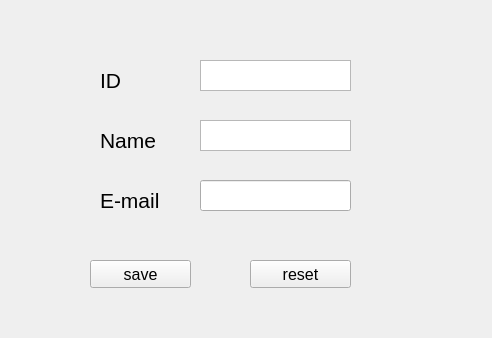
<?xml version="1.0" encoding="UTF-8"?>
<ui version="4.0">
 <class>Form</class>
 <widget class="QWidget" name="Form">
  <property name="geometry">
   <rect>
    <x>0</x>
    <y>0</y>
    <width>492</width>
    <height>338</height>
   </rect>
  </property>
  <property name="font">
   <font>
    <pointsize>10</pointsize>
   </font>
  </property>
  <property name="windowTitle">
   <string>Form</string>
  </property>
  <widget class="QLabel" name="idlabel">
   <property name="geometry">
    <rect>
     <x>100</x>
     <y>60</y>
     <width>41</width>
     <height>41</height>
    </rect>
   </property>
   <property name="font">
    <font>
     <pointsize>16</pointsize>
    </font>
   </property>
   <property name="text">
    <string>ID</string>
   </property>
  </widget>
  <widget class="QLabel" name="namelabel">
   <property name="geometry">
    <rect>
     <x>100</x>
     <y>120</y>
     <width>81</width>
     <height>41</height>
    </rect>
   </property>
   <property name="font">
    <font>
     <pointsize>16</pointsize>
    </font>
   </property>
   <property name="text">
    <string>Name</string>
   </property>
  </widget>
  <widget class="QLabel" name="emaillabel">
   <property name="geometry">
    <rect>
     <x>100</x>
     <y>180</y>
     <width>61</width>
     <height>41</height>
    </rect>
   </property>
   <property name="font">
    <font>
     <pointsize>16</pointsize>
    </font>
   </property>
   <property name="text">
    <string>E-mail</string>
   </property>
  </widget>
  <widget class="QTextEdit" name="idtext">
   <property name="geometry">
    <rect>
     <x>200</x>
     <y>60</y>
     <width>151</width>
     <height>31</height>
    </rect>
   </property>
   <property name="font">
    <font>
     <pointsize>10</pointsize>
    </font>
   </property>
   <property name="html">
    <string>&lt;!DOCTYPE HTML PUBLIC &quot;-//W3C//DTD HTML 4.0//EN&quot; &quot;http://www.w3.org/TR/REC-html40/strict.dtd&quot;&gt;
&lt;html&gt;&lt;head&gt;&lt;meta name=&quot;qrichtext&quot; content=&quot;1&quot; /&gt;&lt;style type=&quot;text/css&quot;&gt;
p, li { white-space: pre-wrap; }
&lt;/style&gt;&lt;/head&gt;&lt;body style=&quot; font-family:'MS Shell Dlg 2'; font-size:10pt; font-weight:400; font-style:normal;&quot;&gt;
&lt;p style=&quot;-qt-paragraph-type:empty; margin-top:0px; margin-bottom:0px; margin-left:0px; margin-right:0px; -qt-block-indent:0; text-indent:0px; font-size:12pt;&quot;&gt;&lt;br /&gt;&lt;/p&gt;&lt;/body&gt;&lt;/html&gt;</string>
   </property>
  </widget>
  <widget class="QTextEdit" name="nametext">
   <property name="geometry">
    <rect>
     <x>200</x>
     <y>120</y>
     <width>151</width>
     <height>31</height>
    </rect>
   </property>
   <property name="font">
    <font>
     <pointsize>10</pointsize>
    </font>
   </property>
   <property name="html">
    <string>&lt;!DOCTYPE HTML PUBLIC &quot;-//W3C//DTD HTML 4.0//EN&quot; &quot;http://www.w3.org/TR/REC-html40/strict.dtd&quot;&gt;
&lt;html&gt;&lt;head&gt;&lt;meta name=&quot;qrichtext&quot; content=&quot;1&quot; /&gt;&lt;style type=&quot;text/css&quot;&gt;
p, li { white-space: pre-wrap; }
&lt;/style&gt;&lt;/head&gt;&lt;body style=&quot; font-family:'MS Shell Dlg 2'; font-size:10pt; font-weight:400; font-style:normal;&quot;&gt;
&lt;p style=&quot;-qt-paragraph-type:empty; margin-top:0px; margin-bottom:0px; margin-left:0px; margin-right:0px; -qt-block-indent:0; text-indent:0px; font-size:12pt;&quot;&gt;&lt;br /&gt;&lt;/p&gt;&lt;/body&gt;&lt;/html&gt;</string>
   </property>
  </widget>
  <widget class="QPushButton" name="savebutton">
   <property name="geometry">
    <rect>
     <x>90</x>
     <y>260</y>
     <width>101</width>
     <height>28</height>
    </rect>
   </property>
   <property name="font">
    <font>
     <pointsize>12</pointsize>
    </font>
   </property>
   <property name="text">
    <string>save</string>
   </property>
   <property name="icon">
    <iconset>
     <normaloff>save.png</normaloff>save.png</iconset>
   </property>
   <property name="iconSize">
    <size>
     <width>15</width>
     <height>15</height>
    </size>
   </property>
   <property name="checkable">
    <bool>false</bool>
   </property>
  </widget>
  <widget class="QPushButton" name="pushButton_2">
   <property name="geometry">
    <rect>
     <x>250</x>
     <y>260</y>
     <width>101</width>
     <height>28</height>
    </rect>
   </property>
   <property name="font">
    <font>
     <pointsize>12</pointsize>
     <weight>50</weight>
     <bold>false</bold>
    </font>
   </property>
   <property name="text">
    <string>reset</string>
   </property>
   <property name="icon">
    <iconset>
     <normaloff>reset.png</normaloff>reset.png</iconset>
   </property>
   <property name="iconSize">
    <size>
     <width>15</width>
     <height>15</height>
    </size>
   </property>
   <property name="checkable">
    <bool>false</bool>
   </property>
  </widget>
  <widget class="QLineEdit" name="emailtext">
   <property name="geometry">
    <rect>
     <x>200</x>
     <y>180</y>
     <width>151</width>
     <height>31</height>
    </rect>
   </property>
   <property name="font">
    <font>
     <pointsize>10</pointsize>
    </font>
   </property>
   <property name="text">
    <string/>
   </property>
  </widget>
 </widget>
 <resources/>
 <connections/>
</ui>
